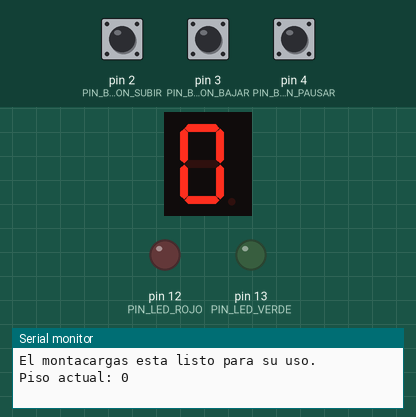
A sketch run on a simulated Arduino Uno, built with avr-gcc and run on an emulated ATmega328P. Parts: 1-digit seven-segment display, output pins drawn as LEDs (lit = HIGH), the last lines printed to the serial monitor. Wiring (inferred from the names in the program): 1-digit 7-segment display, segments lit when HIGH: segments pin 10, pin 11, pin 5, pin 6, pin 7, pin 9, pin 8. Inputs (shaded band) come from the test bench; at power-on: pin 2 (PIN_BOTON_SUBIR) HIGH, pin 4 (PIN_BOTON_PAUSAR) HIGH, pin 3 (PIN_BOTON_BAJAR) HIGH. The segment pins are drawn as the display they are named for; pins used as bus, display or sensor lines are not drawn.

Above: at 1.2 s.
1.3 s: pin 2 (PIN_BOTON_SUBIR) pulled LOW for 3.2 s
At 2.7 s:
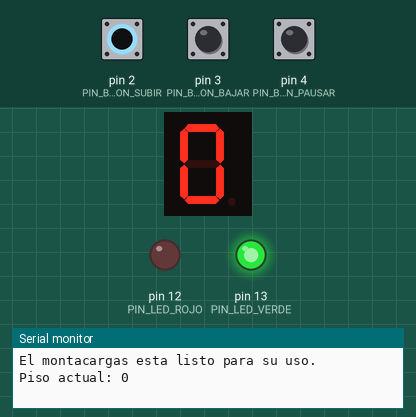
7.5 s: pin 4 (PIN_BOTON_PAUSAR) pulled LOW for 0.15 s
At 8.8 s:
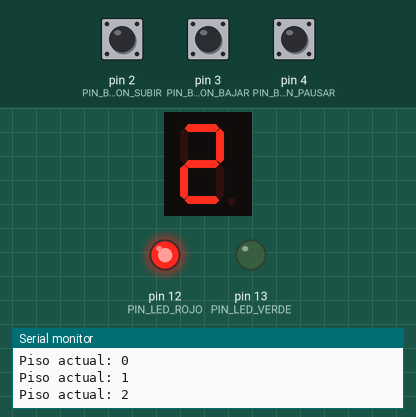
9.2 s: pin 2 (PIN_BOTON_SUBIR) pulled LOW for 0.15 s
At 10.0 s:
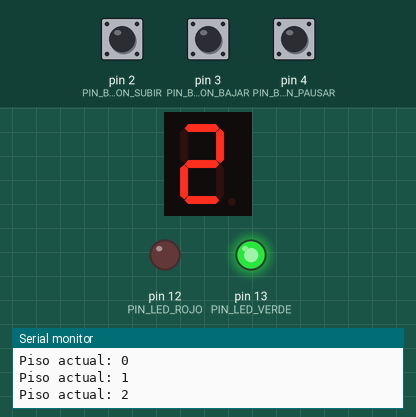
12.3 s: pin 4 (PIN_BOTON_PAUSAR) pulled LOW for 1 s
At 13.1 s:
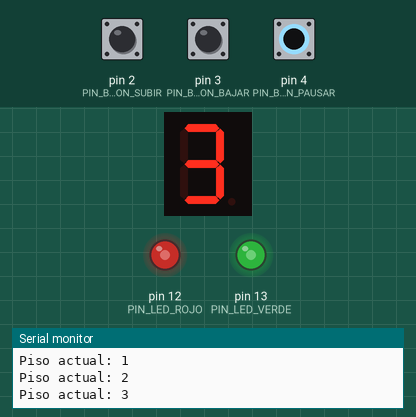
14.8 s: pin 3 (PIN_BOTON_BAJAR) pulled LOW for 3.2 s
At 20.9 s:
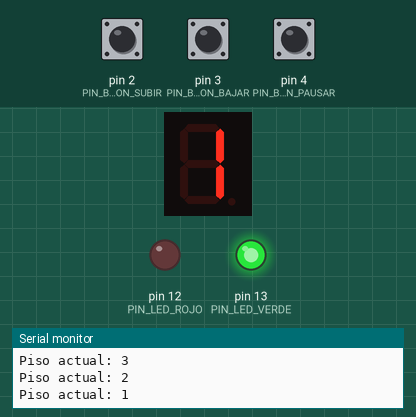
21.0 s: pin 3 (PIN_BOTON_BAJAR) pulled LOW for 0.15 s
At 24.8 s:
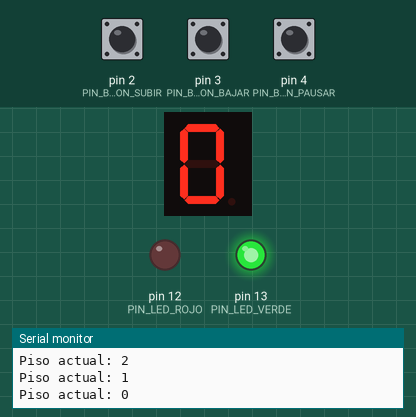
Timing chart, 0 to 25.1 s (numbered marks = the images above; inputs shaded):
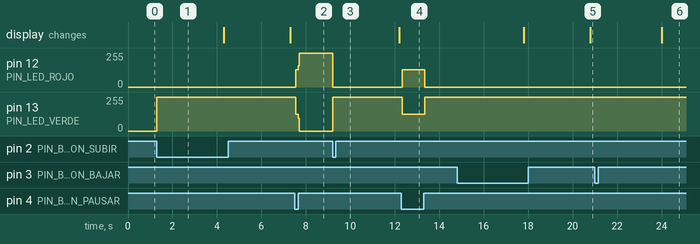

The sketch:

motacargas.ino
```cpp
// C++ code
// Configuración de los pines para el visualizador de 7 segmentos
#define PIN_A 10
#define PIN_B 11
#define PIN_C 5
#define PIN_D 6
#define PIN_E 7
#define PIN_F 9
#define PIN_G 8

// Configuración de los pines para los botones y LEDs
#define PIN_BOTON_SUBIR 2
#define PIN_BOTON_BAJAR 3
#define PIN_BOTON_PAUSAR 4
#define PIN_LED_VERDE 13
#define PIN_LED_ROJO 12

// Variables para el control del montacargas
int pisoActual = 0; // El montacargas comienza en el piso 1
int pisoAnterior = 1; // Variable para almacenar el piso anterior
bool enMovimiento = false;
bool enPausa = false;
bool mostrarMensaje = false; // Variable para controlar la visualización del mensaje

void setup() {
  // Configuración de los pines
  pinMode(PIN_A, OUTPUT);
  pinMode(PIN_B, OUTPUT);
  pinMode(PIN_C, OUTPUT);
  pinMode(PIN_D, OUTPUT);
  pinMode(PIN_E, OUTPUT);
  pinMode(PIN_F, OUTPUT);
  pinMode(PIN_G, OUTPUT);

  pinMode(PIN_BOTON_SUBIR, INPUT_PULLUP);
  pinMode(PIN_BOTON_BAJAR, INPUT_PULLUP);
  pinMode(PIN_BOTON_PAUSAR, INPUT_PULLUP);

  pinMode(PIN_LED_VERDE, OUTPUT);
  pinMode(PIN_LED_ROJO, OUTPUT);

  // Inicialización del monitor serial
  Serial.begin(9600);
  Serial.println("El montacargas esta listo para su uso.");
  mostrarMensaje = true;
}

void loop() {
  // Actualizar el display de 7 segmentos
  actualizarDisplay();

  // Comprobar el estado de los botones
  bool botonSubirPresionado = digitalRead(PIN_BOTON_SUBIR) == LOW;
  bool botonBajarPresionado = digitalRead(PIN_BOTON_BAJAR) == LOW;
  bool botonPausarPresionado = digitalRead(PIN_BOTON_PAUSAR) == LOW;

  if (botonSubirPresionado)
  {
    if (pisoActual < 10) {
      pisoActual++;
      iniciarMovimiento();
    }
  }

  if (botonBajarPresionado)
  {
    if (pisoActual > 0) {
      pisoActual--;
      iniciarMovimiento();
    }
  }

  if (botonPausarPresionado ) {
    pausarMovimiento();
  }


  // Detener el montacargas si ha llegado al piso deseado (piso 10 en este caso)
  if (pisoActual == 10) {
    detenerMontacargas();
  }
  // Mostrar el piso actual por el monitor serial solo si ha cambiado
  if (pisoActual != pisoAnterior && mostrarMensaje) {
    Serial.print("Piso actual: ");
    Serial.println(pisoActual);
    pisoAnterior = pisoActual;
    mostrarMensaje = false; // Reiniciar la variable para evitar repeticiones
  }
}

// Función para actualizar el display de 7 segmentos con el piso actual
void actualizarDisplay() {
  // Lógica para mostrar el piso actual en el display de 7 segmentos
  switch (pisoActual) {
    case 0:
      digitalWrite(PIN_A, HIGH);
      digitalWrite(PIN_B, HIGH);
      digitalWrite(PIN_C, HIGH);
      digitalWrite(PIN_D, HIGH);
      digitalWrite(PIN_E, HIGH);
      digitalWrite(PIN_F, HIGH);
      digitalWrite(PIN_G, LOW);
      break;
    case 1:
      digitalWrite(PIN_A, LOW);
      digitalWrite(PIN_B, HIGH);
      digitalWrite(PIN_C, HIGH);
      digitalWrite(PIN_D, LOW);
      digitalWrite(PIN_E, LOW);
      digitalWrite(PIN_F, LOW);
      digitalWrite(PIN_G, LOW);
      break;
    case 2:
      digitalWrite(PIN_A, HIGH);
      digitalWrite(PIN_B, HIGH);
      digitalWrite(PIN_C, LOW);
      digitalWrite(PIN_D, HIGH);
      digitalWrite(PIN_E, HIGH);
      digitalWrite(PIN_F, LOW);
      digitalWrite(PIN_G, HIGH);
      break;
    case 3:
      digitalWrite(PIN_A, HIGH);
      digitalWrite(PIN_B, HIGH);
      digitalWrite(PIN_C, HIGH);
      digitalWrite(PIN_D, HIGH);
      digitalWrite(PIN_E, LOW);
      digitalWrite(PIN_F, LOW);
      digitalWrite(PIN_G, HIGH);
      break;
    case 4:
      digitalWrite(PIN_A, LOW);
      digitalWrite(PIN_B, HIGH);
      digitalWrite(PIN_C, HIGH);
      digitalWrite(PIN_D, LOW);
      digitalWrite(PIN_E, LOW);
      digitalWrite(PIN_F, HIGH);
      digitalWrite(PIN_G, HIGH);
      break;
    case 5:
      digitalWrite(PIN_A, HIGH);
      digitalWrite(PIN_B, LOW);
      digitalWrite(PIN_C, HIGH);
      digitalWrite(PIN_D, HIGH);
      digitalWrite(PIN_E, LOW);
      digitalWrite(PIN_F, HIGH);
      digitalWrite(PIN_G, HIGH);
      break;
    case 6:
      digitalWrite(PIN_A, HIGH);
      digitalWrite(PIN_B, LOW);
      digitalWrite(PIN_C, HIGH);
      digitalWrite(PIN_D, HIGH);
      digitalWrite(PIN_E, HIGH);
      digitalWrite(PIN_F, HIGH);
      digitalWrite(PIN_G, HIGH);
      break;
    case 7:
      digitalWrite(PIN_A, HIGH);
      digitalWrite(PIN_B, HIGH);
      digitalWrite(PIN_C, HIGH);
      digitalWrite(PIN_D, LOW);
      digitalWrite(PIN_E, LOW);
      digitalWrite(PIN_F, LOW);
      digitalWrite(PIN_G, LOW);
      break;
    case 8:
      digitalWrite(PIN_A, HIGH);
      digitalWrite(PIN_B, HIGH);
      digitalWrite(PIN_C, HIGH);
      digitalWrite(PIN_D, HIGH);
      digitalWrite(PIN_E, HIGH);
      digitalWrite(PIN_F, HIGH);
      digitalWrite(PIN_G, HIGH);
      break;
    case 9:
      digitalWrite(PIN_A, HIGH);
      digitalWrite(PIN_B, HIGH);
      digitalWrite(PIN_C, HIGH);
      digitalWrite(PIN_D, HIGH);
      digitalWrite(PIN_E, LOW);
      digitalWrite(PIN_F, HIGH);
      digitalWrite(PIN_G, HIGH);
      break;
    default:
      // Mostrar un guion "-" si el piso actual está fuera del rango de 0 a 9
      digitalWrite(PIN_A, HIGH);
      digitalWrite(PIN_B, HIGH);
      digitalWrite(PIN_C, HIGH);
      digitalWrite(PIN_D, LOW);
      digitalWrite(PIN_E, HIGH);
      digitalWrite(PIN_F, HIGH);
      digitalWrite(PIN_G, HIGH);
      break;
  }
}

// Función para iniciar el movimiento del montacargas
void iniciarMovimiento() {
  enMovimiento = true;
  digitalWrite(PIN_LED_VERDE, HIGH);
  digitalWrite(PIN_LED_ROJO, LOW);

  delay(3000); // Tiempo de trayecto entre pisos (3 segundos)

  mostrarMensaje = true; // Activar la visualización del mensaje
}

// Función para pausar el movimiento del montacargas
void pausarMovimiento() {
  if (enMovimiento) {
    enMovimiento = false;
    enPausa = true;
    digitalWrite(PIN_LED_VERDE, LOW);
    digitalWrite(PIN_LED_ROJO, HIGH);
  } else if (enPausa) {
    enMovimiento = true;
    enPausa = false;
    digitalWrite(PIN_LED_VERDE, HIGH);
    digitalWrite(PIN_LED_ROJO, LOW);
  }
}

// Función para detener el montacargas
void detenerMontacargas() {
  enMovimiento = false;
  enPausa = false;
  digitalWrite(PIN_LED_VERDE, LOW);
  digitalWrite(PIN_LED_ROJO, HIGH);
  Serial.println("El montacargas ha llegado al piso deseado.");
  Serial.println(pisoActual);
}
```

Measured:
- after the input at 1.3 s, pin 13 (PIN_LED_VERDE): 0/255 → 255/255 at once
- after the input at 7.5 s, pin 12 (PIN_LED_ROJO): 0/255 → 128/255 at once, → 255/255 0.12 s later; pin 13 (PIN_LED_VERDE): 255/255 → 127/255 at once, → 0/255 0.12 s later
- after the input at 9.2 s, pin 12 (PIN_LED_ROJO): 255/255 → 0/255 at once; pin 13 (PIN_LED_VERDE): 0/255 → 255/255 at once
- after the input at 12.3 s, pin 12 (PIN_LED_ROJO): 0/255 → 128/255 at once, → 0/255 1.0 s later; pin 13 (PIN_LED_VERDE): 255/255 → 127/255 at once, → 255/255 1.0 s later
- after the input at 14.8 s, the display: first changes after 3.0 s (image 5 shows a later state)
- after the input at 21.0 s, the display: changes after 3.0 s (image 6)
